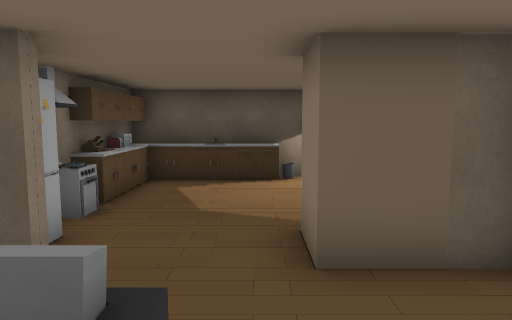
View 1 (above)

13 first-person views from a walk through a scene from a Unity 3-D project. The camera is 1.5 m above the floor, tilts 6° down and sees 70° across. Doors are open. The floor is counted in squares, 1 m on a side. Each view is taken from the middle of a square. On the plan, view 1 faces up. The plan holds only what a view shows up to about 16 squares ahead; the rest is blank. The place goes on beyond the plan. The player character is not drawn.

View 2
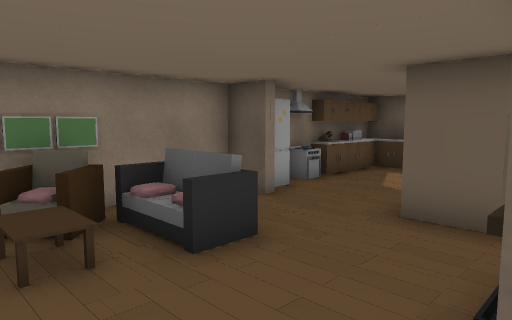

View 3
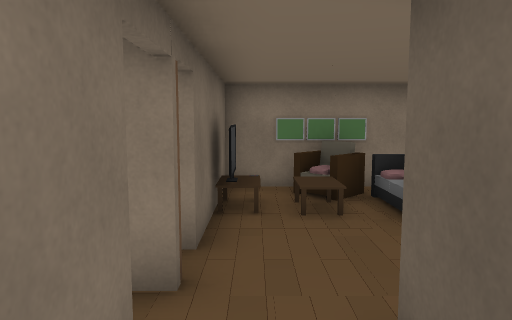

View 4
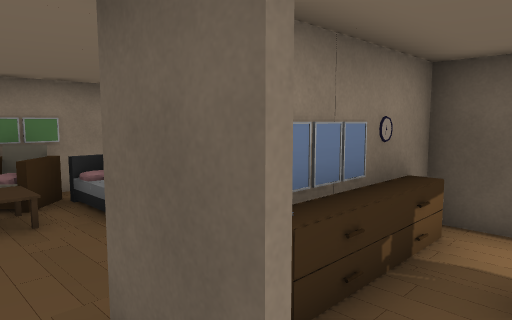

View 5
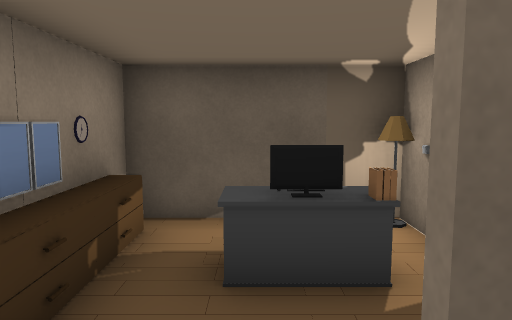

View 6
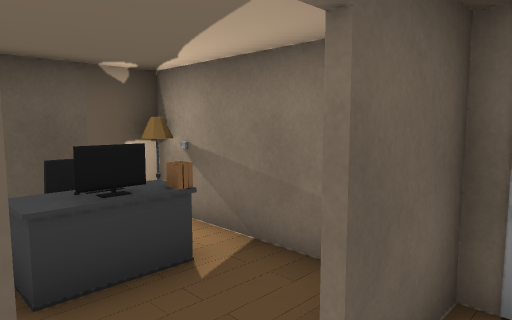

View 7
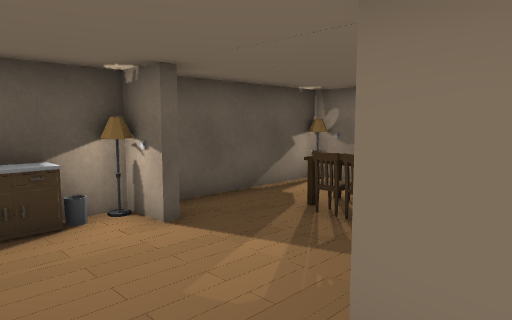

View 8
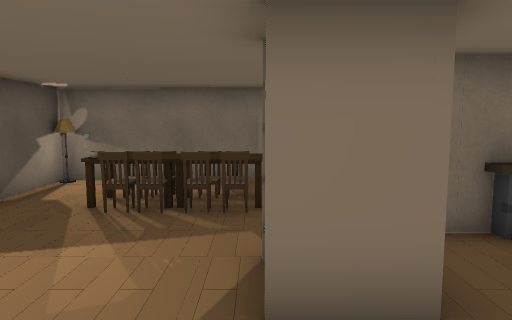

View 9
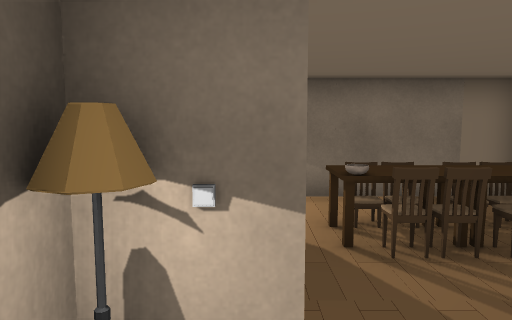

View 10
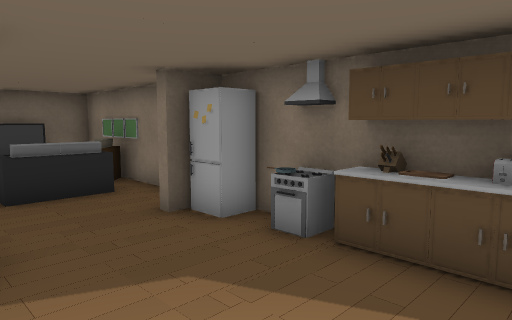

View 11
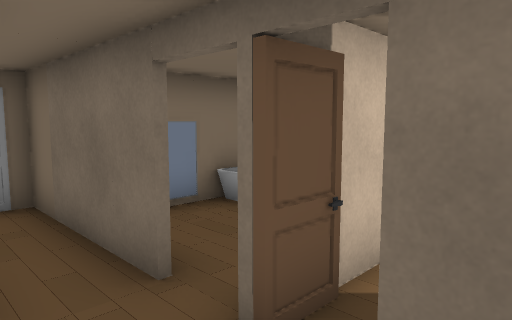

View 12
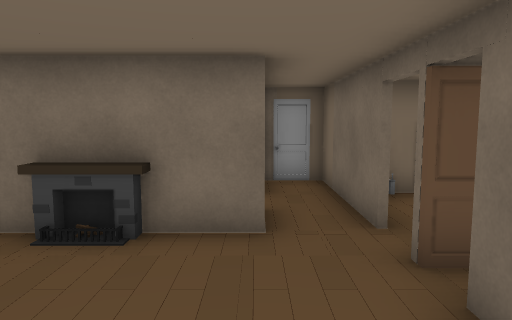

View 13
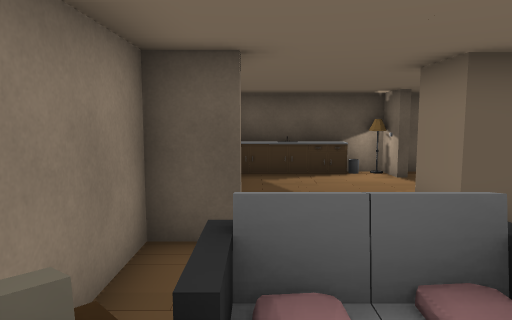

### Floor plan
Key: @ floor where view 1 was taken; # wall or solid block; x gap in a wall; . floor; / step, stairs or slope; D open door; = window, fence, low wall or low ledge; O other object.
Columns run from 3 left of view 1 to 7 right of it. Each row starts with its distance up from view 1.
 10 ###########
  9 #==..#....#
  8 #......##.#
  7 #......##.#
  6 #......##.#
  5 #...##.##.#
  4 #...#######
  3 #.....#...#
  2 #.....#.=##
  1 #===..#.=##
  0 #x#@..#D..#
 -1 #/O...#D.##
 -2 #/O.......#
 -3 ######D####
 -4      #..##
 -5      # .#

Where each view was taken, in squares from view 1:
view 1: 0 up, 0 right, facing up
view 2: 2 down, 3 right, facing up-left
view 3: 2 down, 5 right, facing left
view 4: 2 down, 5 right, facing up-left
view 5: 2 down, 5 right, facing up
view 6: 2 down, 4 right, facing up-right
view 7: 4 up, 1 left, facing up-right
view 8: 5 up, 2 left, facing right
view 9: 9 up, 0 right, facing right
view 10: 9 up, 1 right, facing down-left
view 11: 1 down, 0 right, facing down-right
view 12: 1 down, 2 left, facing right
view 13: 1 down, 2 left, facing up
